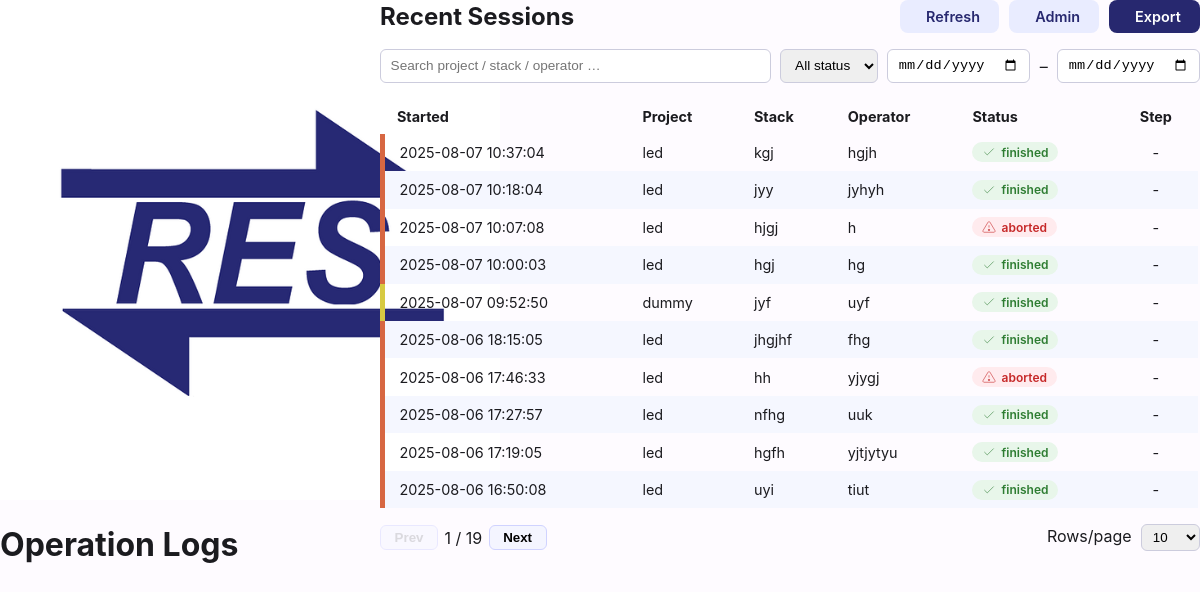
Page /logs on the earlier database version.
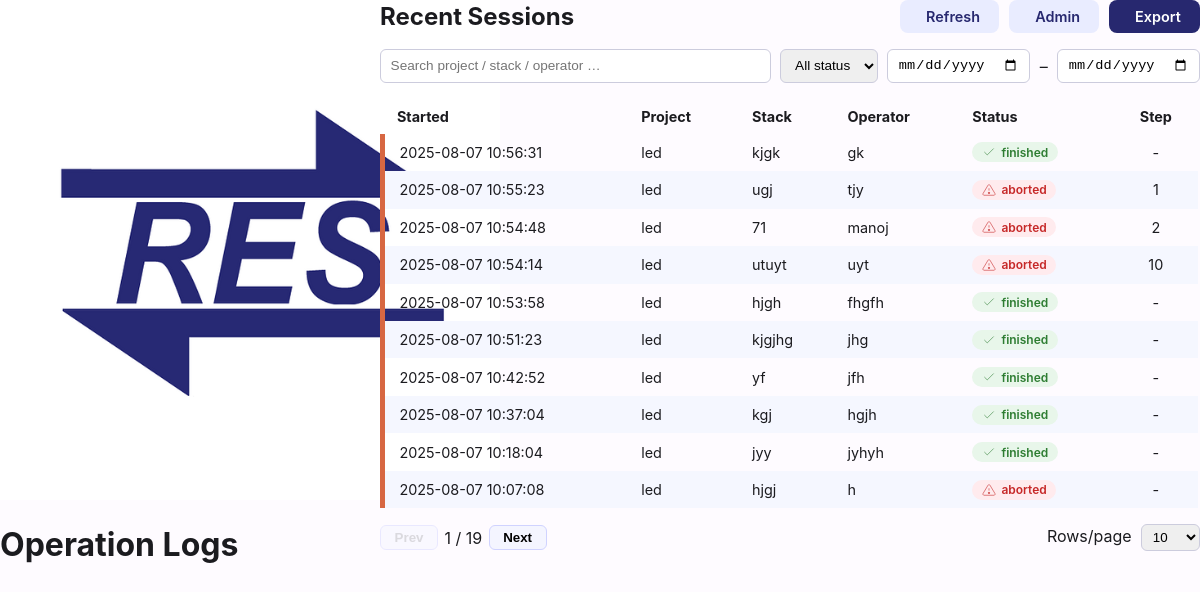
Same page on the later database version.
### tables this page shows
CREATE TABLE runs(
          session_id     TEXT PRIMARY KEY,
          project        TEXT,
          stack_id       TEXT,
          operator       TEXT,
          ts_created     TEXT,
          ts_started     TEXT,
          ts_finished    TEXT,
          status         TEXT  CHECK(status IN
                        ('pending','active','finished','aborted')),
          interrupted_at INTEGER,
          device         TEXT
        );

### tbag/blueprints/logs.py (the view)
@bp.get("/logs")
def overview():
    return render_template("logs_overview.html", rows=overview_rows())

### tbag/db.py (called while the page is built)
def connect() -> sqlite3.Connection:
    return sqlite3.connect(DB_FILE)

### tbag/logbook.py (called while the page is built)
def _hue(name:str)->int:
    return int(hashlib.md5(name.encode()).hexdigest()[:2],16)*360//255

def overview_rows() -> list[dict]:
    rows: list[dict] = []
    with connect() as c:
        c.row_factory = sqlite3.Row
        for r in c.execute(
            "SELECT ts_created, project, stack_id, operator, status, "
            "       interrupted_at, session_id "
            "FROM runs ORDER BY ts_created DESC"
        ).fetchall():
            kind = "end" if r["status"] == "finished" else "abort"
            rows.append({
                "ts":        r["ts_created"],
                "project":   r["project"],
                "stack_id":  r["stack_id"],
                "operator":  r["operator"],
                "kind":      kind,
                "step":      r["interrupted_at"],
                "session_id":r["session_id"],
                "hue":       _hue(r["project"]),
            })
    return rows

### templates/logs_overview.html (shortened to what this page needs)
<!DOCTYPE html>
<html lang="en">
<head>
  <link rel="stylesheet" href="/static/style.css">
</head>
<body>
<header class="appbar">
  <img src="/static/logo.png" alt="logo">
  <h1>Operation&nbsp;Logs</h1>
</header>
<main class="content">
<section class="card" style="max-width:1040px;margin:auto">
  <div style="display:flex;justify-content:space-between;align-items:center;flex-wrap:wrap;gap:.9rem">
    <h2 style="margin:0">Recent Sessions</h2>
    <div style="display:flex;gap:.6rem;flex-wrap:wrap">
      <a class="btn-alt btn" id="refreshBtn">
        Refresh
      </a>
      <a class="btn-alt btn" href="/admin">
        Admin
      </a>
      <a class="btn" href="/logs/export">
        Export
      </a>
    </div>
  </div>
  <div class="filters" style="margin-top:1rem">
    <input id="searchInput" placeholder="Search project / stack / operator …" style="flex:1 0 180px">
    <select id="statusSel">
      <option value="">All status</option>
    </select>
    <input type="date" id="fromDate">
    <span style="align-self:center">–</span>
    <input type="date" id="toDate">
  </div>
  <div style="overflow-x:auto;margin-top:1rem">
    <table id="logTbl">
      <thead>
        <tr>
          <th style="min-width:150px">Started</th>
          <th>Project</th><th>Stack</th><th>Operator</th>
          <th>Status</th><th style="text-align:center">Step</th>
        </tr>
      </thead>
      <tbody>
      {% for r in rows %}
        <tr data-project="{{ r.project|lower }}"
            data-operator="{{ r.operator|lower }}"
            data-stack="{{ r.stack_id|lower }}"
            data-status="{{ 'finished' if r.kind=='end' else 'aborted' }}"
            data-date="{{ r.ts[:10] }}"
            onclick="location.href='/logs/{{ r.session_id }}'"
            style="border-left:5px solid hsl({{ r.hue }},65%,55%)">
          <td>{{ r.ts[:19].replace('T',' ') }}</td>
          <td>{{ r.project }}</td>
          <td>{{ r.stack_id }}</td>
          <td>{{ r.operator }}</td>
          <td>
            {% if r.kind == 'end' %}
              <span class="chip finished">
                <svg viewBox="0 0 24 24" fill="none" stroke="currentColor">
                  <polyline points="20 6 9 17 4 12"/>
                </svg>finished
              </span>
            {% else %}
              <span class="chip aborted">
                <svg viewBox="0 0 24 24" fill="none" stroke="currentColor">
                  <path d="M12 9v4"/>
                  <circle cx="12" cy="17" r="1.2" fill="currentColor"/>
                  <path d="M10.29 3.86L1.82 18a2 2 0 001.71 3h16.94a2 2 0 001.71-3L13.71 3.86a2 2 0 00-3.42 0z"/>
                </svg>aborted
              </span>
            {% endif %}
          </td>
          <td style="text-align:center">
            {{ (r.step + 1) if r.step is not none else '-' }}
          </td>
        </tr>
      {% endfor %}
      </tbody>
    </table>
  </div>
  <div class="pager">
    <button class="page-btn" id="prevBtn">Prev</button>
    <span id="pageInfo"></span>
    <button class="page-btn" id="nextBtn">Next</button>
    <span style="margin-left:auto">Rows/page&nbsp;
      <select id="rowsSel" class="rows-sel">
        <option selected>10</option><option>25</option><option>50</option><option>100</option>
      </select>
    </span>
  </div>
</section>
</main>
</body>
</html>

Differences in the rows shown:
no longer on this page (row unchanged): runs: ts_created "2025-08-07 10:00:03", project "led", stack_id "hgj", operator "hg", shows "finished", step "-"
no longer on this page (row unchanged): runs: ts_created "2025-08-07 09:52:50", project "dummy", stack_id "jyf", operator "uyf", shows "finished", step "-"
no longer on this page (row unchanged): runs: ts_created "2025-08-06 18:15:05", project "led", stack_id "jhgjhf", operator "fhg", shows "finished", step "-"
no longer on this page (row unchanged): runs: ts_created "2025-08-06 17:46:33", project "led", stack_id "hh", operator "yjygj", shows "aborted", step "-"
no longer on this page (row unchanged): runs: ts_created "2025-08-06 17:27:57", project "led", stack_id "nfhg", operator "uuk", shows "finished", step "-"
no longer on this page (row unchanged): runs: ts_created "2025-08-06 17:19:05", project "led", stack_id "hgfh", operator "yjtjytyu", shows "finished", step "-"
no longer on this page (row unchanged): runs: ts_created "2025-08-06 16:50:08", project "led", stack_id "uyi", operator "tiut", shows "finished", step "-"
added runs: ts_created "2025-08-07 10:56:31", project "led", stack_id "kjgk", operator "gk", shows "finished", step "-"
added runs: ts_created "2025-08-07 10:55:23", project "led", stack_id "ugj", operator "tjy", shows "aborted", step "1"
added runs: ts_created "2025-08-07 10:54:48", project "led", stack_id "71", operator "manoj", shows "aborted", step "2"
added runs: ts_created "2025-08-07 10:54:14", project "led", stack_id "utuyt", operator "uyt", shows "aborted", step "10"
added runs: ts_created "2025-08-07 10:53:58", project "led", stack_id "hjgh", operator "fhgfh", shows "finished", step "-"
added runs: ts_created "2025-08-07 10:51:23", project "led", stack_id "kjgjhg", operator "jhg", shows "finished", step "-"
added runs: ts_created "2025-08-07 10:42:52", project "led", stack_id "yf", operator "jfh", shows "finished", step "-"
